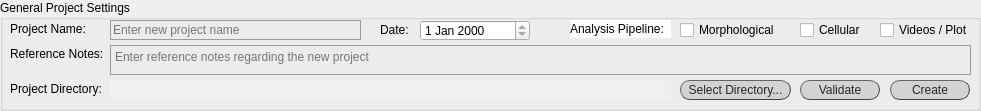
   <widget class="QGroupBox" name="gral_proj_settings">
    <property name="enabled">
     <bool>true</bool>
    </property>
    <property name="geometry">
     <rect>
      <x>10</x>
      <y>40</y>
      <width>981</width>
      <height>111</height>
     </rect>
    </property>
    <property name="styleSheet">
     <string notr="true">QGroupBox#gral_proj_settings{text-decoration: underline; font: 80 10pt &quot;Calibri Light&quot;;}
</string>
    </property>
    <property name="title">
     <string>General Project Settings</string>
    </property>
    <widget class="QLabel" name="lab_proj_name">
     <property name="geometry">
      <rect>
       <x>10</x>
       <y>20</y>
       <width>111</width>
       <height>18</height>
      </rect>
     </property>
     <property name="styleSheet">
      <string notr="true">font: 25 10pt &quot;Calibri Light&quot;;</string>
     </property>
     <property name="text">
      <string>Project Name: </string>
     </property>
    </widget>
    <widget class="QLabel" name="lab_ref_notes">
     <property name="geometry">
      <rect>
       <x>10</x>
       <y>45</y>
       <width>111</width>
       <height>18</height>
      </rect>
     </property>
     <property name="styleSheet">
      <string notr="true">font: 25 10pt &quot;Calibri Light&quot;;</string>
     </property>
     <property name="text">
      <string>Reference Notes: </string>
     </property>
    </widget>
    <widget class="QPushButton" name="button_select_proj_dir">
     <property name="geometry">
      <rect>
       <x>680</x>
       <y>80</y>
       <width>111</width>
       <height>20</height>
      </rect>
     </property>
     <property name="mouseTracking">
      <bool>true</bool>
     </property>
     <property name="focusPolicy">
      <enum>Qt::ClickFocus</enum>
     </property>
     <property name="autoFillBackground">
      <bool>false</bool>
     </property>
     <property name="styleSheet">
      <string notr="true">QPushButton{border-radius:10px;
border-width: 1px;
border-style: outset;
border-color: rgb(66, 66, 66);
background-color: rgb(211, 211, 211);
color: rgb(39, 39, 39);
font: 10pt &quot;Calibri Light&quot;;}

QPushButton:hover{
background-color: #eb6fbd;
border-color: #672146
}</string>
     </property>
     <property name="text">
      <string>Select Directory...</string>
     </property>
     <property name="checkable">
      <bool>true</bool>
     </property>
    </widget>
    <widget class="QLineEdit" name="lineEdit_proj_name">
     <property name="geometry">
      <rect>
       <x>110</x>
       <y>20</y>
       <width>251</width>
       <height>20</height>
      </rect>
     </property>
     <property name="focusPolicy">
      <enum>Qt::StrongFocus</enum>
     </property>
     <property name="layoutDirection">
      <enum>Qt::RightToLeft</enum>
     </property>
     <property name="styleSheet">
      <string notr="true">QLineEdit {background-color: rgba(0,0,0,0);
border: 1px solid rgb(156, 156, 156);
font: 25 10pt &quot;Calibri Light&quot;;
font-family: &quot;Calibri Light&quot;;
}
QLineEdit:focus { border: 1px solid #eb6fbd;}
					</string>
     </property>
     <property name="maxLength">
      <number>20</number>
     </property>
     <property name="frame">
      <bool>true</bool>
     </property>
     <property name="placeholderText">
      <string>Enter new project name</string>
     </property>
    </widget>
    <widget class="QLabel" name="lab_proj_dir">
     <property name="geometry">
      <rect>
       <x>10</x>
       <y>80</y>
       <width>111</width>
       <height>18</height>
      </rect>
     </property>
     <property name="styleSheet">
      <string notr="true">font: 25 10pt &quot;Calibri Light&quot;;</string>
     </property>
     <property name="text">
      <string>Project Directory: </string>
     </property>
    </widget>
    <widget class="QTextEdit" name="textEdit_ref_notes">
     <property name="geometry">
      <rect>
       <x>110</x>
       <y>45</y>
       <width>861</width>
       <height>30</height>
      </rect>
     </property>
     <property name="styleSheet">
      <string notr="true">QTextEdit {background-color: rgba(0,0,0,0);
border: 1px solid rgb(156, 156, 156);
font: 25 10pt &quot;Calibri Light&quot;;
font-family: &quot;Calibri Light&quot;;
}
QTextEdit:focus { border: 1px solid #eb6fbd;}
					</string>
     </property>
     <property name="documentTitle">
      <string/>
     </property>
     <property name="placeholderText">
      <string>Enter reference notes regarding the new project</string>
     </property>
    </widget>
    <widget class="QTextEdit" name="lab_filled_proj_dir">
     <property name="geometry">
      <rect>
       <x>110</x>
       <y>80</y>
       <width>561</width>
       <height>21</height>
      </rect>
     </property>
     <property name="focusPolicy">
      <enum>Qt::StrongFocus</enum>
     </property>
     <property name="styleSheet">
      <string notr="true">font: 25 9pt &quot;Calibri Light&quot;;
background-color: rgb(240, 240, 240);
color: rgb(100, 100, 100);</string>
     </property>
     <property name="frameShape">
      <enum>QFrame::NoFrame</enum>
     </property>
     <property name="frameShadow">
      <enum>QFrame::Sunken</enum>
     </property>
     <property name="verticalScrollBarPolicy">
      <enum>Qt::ScrollBarAlwaysOff</enum>
     </property>
     <property name="horizontalScrollBarPolicy">
      <enum>Qt::ScrollBarAlwaysOff</enum>
     </property>
     <property name="readOnly">
      <bool>true</bool>
     </property>
     <property name="html">
      <string>&lt;!DOCTYPE HTML PUBLIC &quot;-//W3C//DTD HTML 4.0//EN&quot; &quot;http://www.w3.org/TR/REC-html40/strict.dtd&quot;&gt;
&lt;html&gt;&lt;head&gt;&lt;meta name=&quot;qrichtext&quot; content=&quot;1&quot; /&gt;&lt;style type=&quot;text/css&quot;&gt;
p, li { white-space: pre-wrap; }
&lt;/style&gt;&lt;/head&gt;&lt;body style=&quot; font-family:'Calibri Light'; font-size:9pt; font-weight:24; font-style:normal;&quot;&gt;
&lt;p align=&quot;center&quot; style=&quot;-qt-paragraph-type:empty; margin-top:0px; margin-bottom:0px; margin-left:0px; margin-right:0px; -qt-block-indent:0; text-indent:0px;&quot;&gt;&lt;br /&gt;&lt;/p&gt;&lt;/body&gt;&lt;/html&gt;</string>
     </property>
    </widget>
    <widget class="QLabel" name="lab_analysis_pipeline">
     <property name="geometry">
      <rect>
       <x>570</x>
       <y>20</y>
       <width>101</width>
       <height>18</height>
      </rect>
     </property>
     <property name="styleSheet">
      <string notr="true">font: bold 10pt &quot;Calibri&quot;;
background-color: rgb(255, 255, 255);</string>
     </property>
     <property name="text">
      <string>Analysis Pipeline: </string>
     </property>
    </widget>
    <widget class="QCheckBox" name="checkBox_mH">
     <property name="geometry">
      <rect>
       <x>680</x>
       <y>20</y>
       <width>101</width>
       <height>20</height>
      </rect>
     </property>
     <property name="layoutDirection">
      <enum>Qt::LeftToRight</enum>
     </property>
     <property name="styleSheet">
      <string notr="true">font: 25 10pt &quot;Calibri Light&quot;;</string>
     </property>
     <property name="text">
      <string>Morphological</string>
     </property>
     <property name="checked">
      <bool>false</bool>
     </property>
    </widget>
    <widget class="QCheckBox" name="checkBox_mC">
     <property name="geometry">
      <rect>
       <x>800</x>
       <y>20</y>
       <width>61</width>
       <height>20</height>
      </rect>
     </property>
     <property name="layoutDirection">
      <enum>Qt::LeftToRight</enum>
     </property>
     <property name="styleSheet">
      <string notr="true">font: 25 10pt &quot;Calibri Light&quot;;</string>
     </property>
     <property name="text">
      <string>Cellular</string>
     </property>
    </widget>
    <widget class="QCheckBox" name="checkBox_mP">
     <property name="geometry">
      <rect>
       <x>880</x>
       <y>20</y>
       <width>91</width>
       <height>20</height>
      </rect>
     </property>
     <property name="layoutDirection">
      <enum>Qt::LeftToRight</enum>
     </property>
     <property name="styleSheet">
      <string notr="true">font: 25 10pt &quot;Calibri Light&quot;;</string>
     </property>
     <property name="text">
      <string>Videos / Plot</string>
     </property>
    </widget>
    <widget class="QPushButton" name="button_validate_new_proj">
     <property name="geometry">
      <rect>
       <x>800</x>
       <y>80</y>
       <width>80</width>
       <height>20</height>
      </rect>
     </property>
     <property name="autoFillBackground">
      <bool>false</bool>
     </property>
     <property name="styleSheet">
      <string notr="true">QPushButton{border-radius:10px;
border-width: 1px;
border-style: outset;
border-color: rgb(66, 66, 66);
background-color: rgb(211, 211, 211);
color: rgb(39, 39, 39);
font: 10pt &quot;Calibri Light&quot;;}

QPushButton:hover{
background-color: #eb6fbd;
border-color: #672146
}</string>
     </property>
     <property name="text">
      <string>Validate</string>
     </property>
     <property name="checkable">
      <bool>true</bool>
     </property>
     <property name="autoExclusive">
      <bool>false</bool>
     </property>
    </widget>
    <widget class="QPushButton" name="button_create_initial_proj">
     <property name="geometry">
      <rect>
       <x>890</x>
       <y>80</y>
       <width>80</width>
       <height>20</height>
      </rect>
     </property>
     <property name="autoFillBackground">
      <bool>false</bool>
     </property>
     <property name="styleSheet">
      <string notr="true">QPushButton{border-radius:10px;
border-width: 1px;
border-style: outset;
border-color: rgb(66, 66, 66);
background-color: rgb(211, 211, 211);
color: rgb(39, 39, 39);
font: 10pt &quot;Calibri Light&quot;;}

QPushButton:hover{
background-color: #eb6fbd;
border-color: #672146
}</string>
     </property>
     <property name="text">
      <string>Create</string>
     </property>
     <property name="checkable">
      <bool>true</bool>
     </property>
     <property name="autoExclusive">
      <bool>true</bool>
     </property>
     <property name="autoDefault">
      <bool>false</bool>
     </property>
    </widget>
    <widget class="QDateEdit" name="dateEdit">
     <property name="geometry">
      <rect>
       <x>420</x>
       <y>20</y>
       <width>110</width>
       <height>21</height>
      </rect>
     </property>
     <property name="styleSheet">
      <string notr="true">font: 25 9pt &quot;Calibri Light&quot;;</string>
     </property>
     <property name="readOnly">
      <bool>true</bool>
     </property>
    </widget>
    <widget class="QLabel" name="lab_proj_name_2">
     <property name="geometry">
      <rect>
       <x>380</x>
       <y>20</y>
       <width>31</width>
       <height>20</height>
      </rect>
     </property>
     <property name="styleSheet">
      <string notr="true">font: 25 10pt &quot;Calibri Light&quot;;</string>
     </property>
     <property name="text">
      <string>Date:</string>
     </property>
    </widget>
    <zorder>lab_proj_name</zorder>
    <zorder>lab_ref_notes</zorder>
    <zorder>lineEdit_proj_name</zorder>
    <zorder>lab_proj_dir</zorder>
    <zorder>textEdit_ref_notes</zorder>
    <zorder>lab_filled_proj_dir</zorder>
    <zorder>lab_analysis_pipeline</zorder>
    <zorder>checkBox_mH</zorder>
    <zorder>checkBox_mC</zorder>
    <zorder>checkBox_mP</zorder>
    <zorder>button_validate_new_proj</zorder>
    <zorder>button_select_proj_dir</zorder>
    <zorder>button_create_initial_proj</zorder>
    <zorder>dateEdit</zorder>
    <zorder>lab_proj_name_2</zorder>
   </widget>
